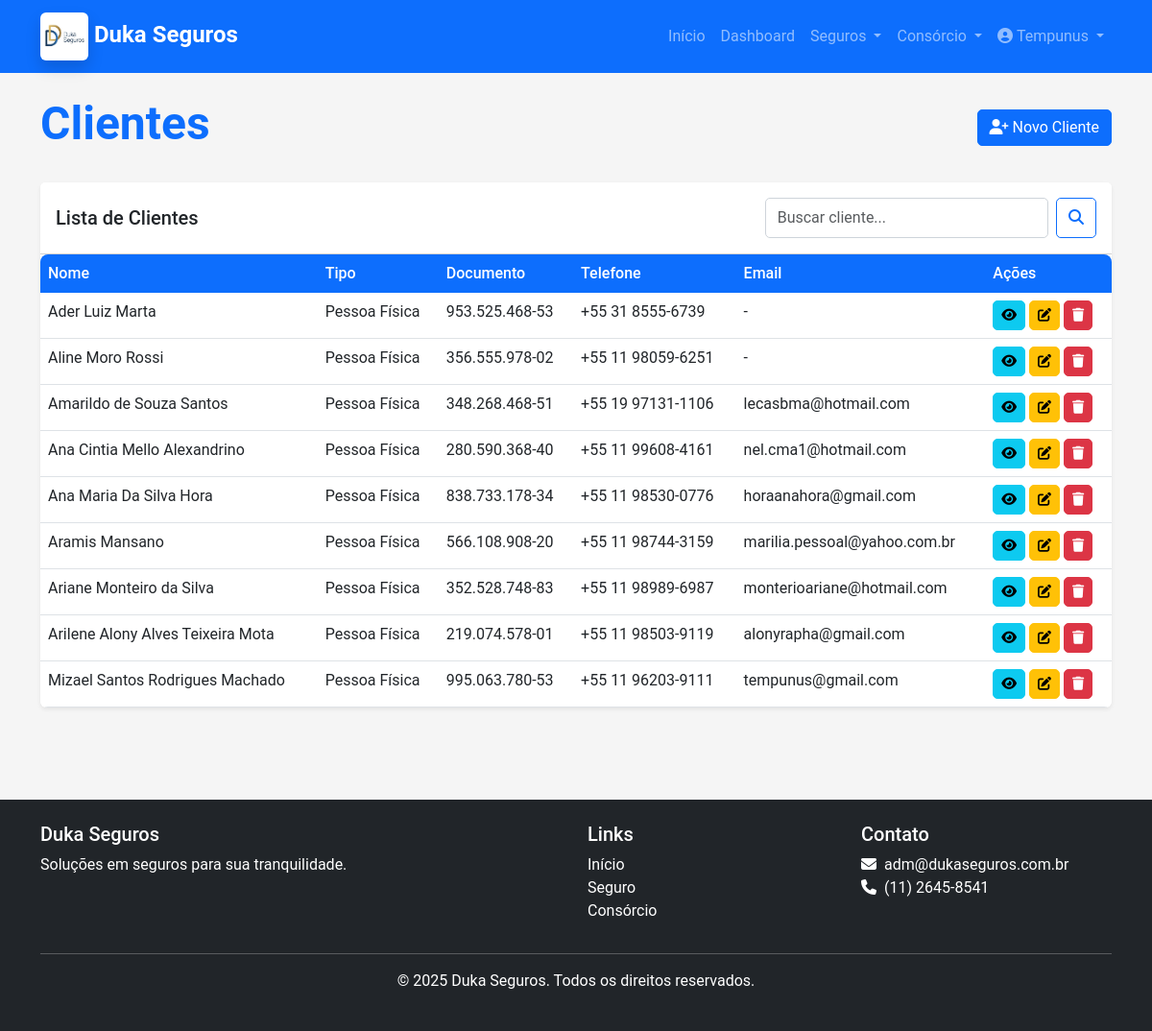
The app's page /clientes/ (signed in) with its own data.
### core/models.py (models this page shows, shortened)
class Cliente(models.Model):
    TIPO_CHOICES = [
        ('PF', 'Pessoa Física'),
        ('PJ', 'Pessoa Jurídica'),
    ]
    tipo = models.CharField(max_length=2, choices=TIPO_CHOICES, default='PF')
    nome = models.CharField(max_length=200)
    documento = models.CharField(max_length=20, unique=True, help_text="CPF ou CNPJ")
    email = models.EmailField(blank=True, null=True)
    telefone = models.CharField(max_length=20, blank=True, null=True)
    endereco = models.CharField(max_length=255, blank=True, null=True)
    cidade = models.CharField(max_length=100, blank=True, null=True)
    estado = models.CharField(max_length=2, blank=True, null=True)
    cep = models.CharField(max_length=10, blank=True, null=True)
    data_nascimento = models.DateField(blank=True, null=True)
    observacoes = models.TextField(blank=True, null=True)
    data_cadastro = models.DateTimeField(auto_now_add=True)
    data_atualizacao = models.DateTimeField(auto_now=True)
    ativo = models.BooleanField(default=True)
    cadastrado_por = models.ForeignKey(User, on_delete=models.SET_NULL, null=True, related_name='clientes_cadastrados')
    class Meta:
        verbose_name = 'Cliente'
        verbose_name_plural = 'Clientes'
        ordering = ['nome']

### core/views.py (the view)
# urls.py: path('clientes/', views.cliente_lista, name='cliente_lista'),
@login_required
def cliente_lista(request):
    query = request.GET.get('q', '')
    if query:
        clientes_list = Cliente.objects.filter(
            Q(nome__icontains=query) |
            Q(documento__icontains=query) |
            Q(email__icontains=query)
        ).order_by('nome')
    else:
        clientes_list = Cliente.objects.all().order_by('nome')
    paginator = Paginator(clientes_list, 10)  # 10 clientes por página
    page = request.GET.get('page')
    clientes = paginator.get_page(page)
    return render(request, 'core/cliente_lista.html', {'clientes': clientes})

### templates/core/cliente_lista.html (shortened to what this page needs)
{% extends 'base.html' %}
{% load crispy_forms_tags %}
{% block content %}
<div class="container">
    <div class="d-flex justify-content-between align-items-center mb-4">
        <h1 class="display-5 fw-bold text-primary">Clientes</h1>
        <a href="{% url 'cliente_novo' %}" class="btn btn-primary">
            <i class="fas fa-user-plus me-1"></i>Novo Cliente
        </a>
    </div>
    <div class="card shadow-sm mb-4">
        <div class="card-header bg-white py-3">
            <div class="row align-items-center">
                <div class="col-md-8">
                    <h5 class="mb-0">Lista de Clientes</h5>
                </div>
                <div class="col-md-4">
                    <form method="get" class="d-flex">
                        <input type="text" name="q" class="form-control" placeholder="Buscar cliente..." value="{{ request.GET.q }}">
                        <button type="submit" class="btn btn-outline-primary ms-2">
                            <i class="fas fa-search"></i>
                        </button>
                    </form>
                </div>
            </div>
        </div>
        <div class="card-body p-0">
            {% if clientes %}
            <div class="table-responsive">
                <table class="table table-hover mb-0">
                    <thead>
                        <tr>
                            <th>Nome</th>
                            <th>Tipo</th>
                            <th>Documento</th>
                            <th>Telefone</th>
                            <th>Email</th>
                            <th>Ações</th>
                        </tr>
                    </thead>
                    <tbody>
                        {% for cliente in clientes %}
                        <tr>
                            <td>{{ cliente.nome }}</td>
                            <td>{{ cliente.get_tipo_display }}</td>
                            <td>{{ cliente.documento }}</td>
                            <td>{{ cliente.telefone|default:"-" }}</td>
                            <td>{{ cliente.email|default:"-" }}</td>
                            <td>
                                <a href="{% url 'cliente_detalhe' cliente.id %}" class="btn btn-sm btn-info" data-bs-toggle="tooltip" title="Ver detalhes">
                                    <i class="fas fa-eye"></i>
                                </a>
                                <a href="{% url 'cliente_editar' cliente.id %}" class="btn btn-sm btn-warning" data-bs-toggle="tooltip" title="Editar">
                                    <i class="fas fa-edit"></i>
                                </a>
                                <a href="{% url 'cliente_excluir' cliente.id %}" class="btn btn-sm btn-danger btn-delete" data-bs-toggle="tooltip" title="Excluir">
                                    <i class="fas fa-trash"></i>
                                </a>
                            </td>
                        </tr>
                        {% endfor %}
                    </tbody>
                </table>
            </div>
            {% else %}
            <div class="text-center py-5">
                <i class="fas fa-users fa-4x text-muted mb-3"></i>
                <p class="lead">Nenhum cliente cadastrado.</p>
                <p>Comece adicionando um novo cliente clicando no botão acima.</p>
            </div>
            {% endif %}
        </div>
    </div>
</div>
{% endblock %}

### templates/base.html (shortened to what this page needs)
{% load static %}
<!DOCTYPE html>
<html lang="pt-br">
<head>
    <link href="https://cdn.jsdelivr.net/npm/bootstrap@5.3.0/dist/css/bootstrap.min.css" rel="stylesheet">
    <link rel="stylesheet" href="https://cdnjs.cloudflare.com/ajax/libs/font-awesome/6.4.0/css/all.min.css">
    <link rel="stylesheet" href="{% static 'css/style.css' %}">
</head>
<body>
    <nav class="navbar navbar-expand-lg navbar-dark bg-primary">
        <div class="container">
            <a class="navbar-brand" href="{% url 'home' %}">
                <img src="{% static 'images/Logo_Icon.jpg' %}" width="50" height="50" alt="Duka Seguros"
                    class="img-fluid rounded shadow"> Duka Seguros
            </a>
            <div class="collapse navbar-collapse" id="navbarNav">
                <ul class="navbar-nav ms-auto">
                    <li class="nav-item">
                        <a class="nav-link" href="{% url 'home' %}">Início</a>
                    </li>
                    {% if user.is_authenticated %}
                    <li class="nav-item">
                        <a class="nav-link" href="{% url 'dashboard' %}">Dashboard</a>
                    </li>
                    <li class="nav-item dropdown">
                        <a class="nav-link dropdown-toggle" href="#" id="servicosDropdown" role="button"
                            data-bs-toggle="dropdown">
                            Seguros
                        </a>
                    </li>
                    <li class="nav-item dropdown">
                        <a class="nav-link dropdown-toggle" href="#" id="consorcioDropdown" role="button" data-bs-toggle="dropdown">
                            Consórcio
                        </a>
                    </li>
                    <li class="nav-item dropdown">
                        <a class="nav-link dropdown-toggle" href="#" id="userDropdown" role="button"
                            data-bs-toggle="dropdown">
                            <i class="fas fa-user-circle me-1"></i>{{ user.username }}
                        </a>
                    </li>
                    {% endif %}
                </ul>
            </div>
        </div>
    </nav>
    <main class="py-4">
        {% block content %}{% endblock %}
    </main>
    <footer class="bg-dark text-white py-4 mt-5">
        <div class="container">
            <div class="row">
                <div class="col-md-6">
                    <h5>Duka Seguros</h5>
                    <p>Soluções em seguros para sua tranquilidade.</p>
                </div>
                <div class="col-md-3">
                    <h5>Links</h5>
                    <ul class="list-unstyled">
                        <li><a href="{% url 'home' %}" class="text-white">Início</a></li>
                        {% if user.is_authenticated %}
                        <li><a href="{% url 'seguradora_lista' %}" class="text-white">Seguro</a></li>
                        {% else %}
                        <li><a href="{% url 'dashboard' %}" class="text-white">Dashboard</a></li>
                        {% endif %}
                        <li><a href="{% url 'consorcio_lista' %}" class="text-white">Consórcio</a></li>
                    </ul>
                </div>
                <div class="col-md-3">
                    <h5>Contato</h5>
                    <ul class="list-unstyled">
                        <li><i class="fas fa-envelope me-2"></i>adm@dukaseguros.com.br</li>
                        <li><i class="fas fa-phone me-2"></i>(11) 2645-8541</li>
                    </ul>
                </div>
            </div>
            <hr>
            <div class="text-center">
                <p>&copy; {% now "Y" %} Duka Seguros. Todos os direitos reservados.</p>
            </div>
        </div>
    </footer>
</body>
</html>

### static/css/style.css (style rules this page uses)
:root { --primary-color: #0d6efd; --secondary-color: #6c757d; --success-color: #198754; --info-color: #0dcaf0; --warning-color: #ffc107; --danger-color: #dc3545; --light-color: #f8f9fa; --dark-color: #212529; }
body { font-family: 'Roboto', sans-serif; color: #333; background-color: #f5f5f5; }
.navbar-brand { font-weight: 700; font-size: 1.5rem; }
.card { border: none; transition: transform 0.3s ease, box-shadow 0.3s ease; }
.btn { border-radius: 5px; transition: all 0.3s ease; }
.btn-primary { background-color: var(--primary-color); border-color: var(--primary-color); }
.table { border-collapse: separate; border-spacing: 0; width: 100%; border-radius: 8px; overflow: hidden; }
.table thead th { background-color: var(--primary-color); color: white; font-weight: 500; border: none; }
.table tbody tr:nth-child(even) { background-color: rgba(0, 0, 0, 0.02); }
.form-control { border-radius: 5px; border: 1px solid #ced4da; padding: 0.5rem 0.75rem; }
footer { background-color: var(--dark-color); color: white; padding: 3rem 0; }
footer a { color: rgba(255, 255, 255, 0.8); text-decoration: none; }

### records on screen
Cliente: nome "Ader Luiz Marta", tipo "Pessoa Física", documento "953.525.468-53", telefone "+55 31 8555-6739", email "-"
Cliente: nome "Aline Moro Rossi", tipo "Pessoa Física", documento "356.555.978-02", telefone "+55 11 98059-6251", email "-"
Cliente: nome "Amarildo de Souza Santos", tipo "Pessoa Física", documento "348.268.468-51", telefone "+55 19 97131-1106", email "lecasbma@hotmail.com"
Cliente: nome "Ana Cintia Mello Alexandrino", tipo "Pessoa Física", documento "280.590.368-40", telefone "+55 11 99608-4161", email "nel.cma1@hotmail.com"
Cliente: nome "Ana Maria Da Silva Hora", tipo "Pessoa Física", documento "838.733.178-34", telefone "+55 11 98530-0776", email "horaanahora@gmail.com"
Cliente: nome "Aramis Mansano", tipo "Pessoa Física", documento "566.108.908-20", telefone "+55 11 98744-3159", email "marilia.pessoal@yahoo.com.br"
Cliente: nome "Ariane Monteiro da Silva", tipo "Pessoa Física", documento "352.528.748-83", telefone "+55 11 98989-6987", email "monterioariane@hotmail.com"
Cliente: nome "Arilene Alony Alves Teixeira Mota", tipo "Pessoa Física", documento "219.074.578-01", telefone "+55 11 98503-9119", email "alonyrapha@gmail.com"
Cliente: nome "Mizael Santos Rodrigues Machado", tipo "Pessoa Física", documento "995.063.780-53", telefone "+55 11 96203-9111", email "tempunus@gmail.com"

### other values on screen
{{ user.username }} "Tempunus"
